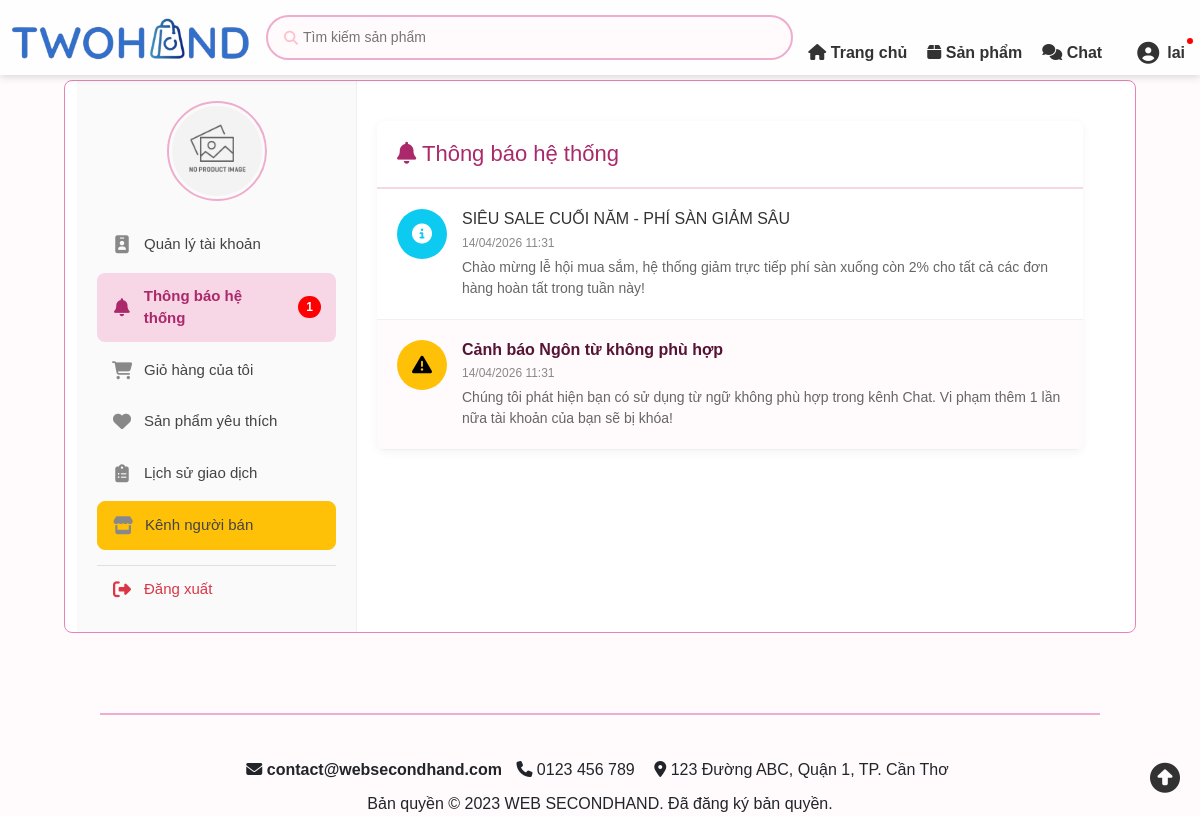
Screenshot of /controllers/thongBaoController.php (signed in) with the database file from the repository.
### tables this page shows
CREATE TABLE ThongBaoNguoiDung (
    Id INT AUTO_INCREMENT PRIMARY KEY,
    MaTB INT,
    IdNhan INT(10),
    DaXem BOOLEAN DEFAULT 0,
    NgayXem DATETIME,
    FOREIGN KEY (MaTB) REFERENCES ThongBao(MaTB) ON DELETE CASCADE,
    FOREIGN KEY (IdNhan) REFERENCES TaiKhoan(IdTaiKhoan) ON DELETE CASCADE
);

CREATE TABLE ThongBao (
    MaTB INT AUTO_INCREMENT PRIMARY KEY,
    TieuDe VARCHAR(255) NOT NULL,
    NoiDung TEXT,
    LoaiTB ENUM('HeThong', 'DonHang', 'KhuyenMai', 'ViPham', 'BaoCao') DEFAULT 'HeThong',
    NguoiGui INT(10) DEFAULT NULL, 
    NgayTao DATETIME DEFAULT CURRENT_TIMESTAMP,
    FOREIGN KEY (NguoiGui) REFERENCES TaiKhoan(IdTaiKhoan) ON DELETE SET NULL  
);

### controllers/thongBaoController.php (called while the page is built, shortened)
<?php
require_once __DIR__ . '/../includes/ketnoi.php';
require_once __DIR__ . '/../models/thongBaoModel.php';
$idTaiKhoan = $_SESSION['IdTaiKhoan'];
$thongBaoModel = new ThongBaoModel($conn);
$dsThongBao = $thongBaoModel->getThongBaoCuaToi($idTaiKhoan);
include_once __DIR__ . '/../views/thongBao.php';

### models/thongBaoModel.php (called while the page is built, shortened)
<?php
class ThongBaoModel
{
    private $conn;
    public function __construct($conn)
    {
        $this->conn = $conn;
    }
    public function getThongBaoCuaToi($idTaiKhoan)
    {
        $sql = "SELECT tb.*, tbn.DaXem, tbn.Id
                FROM ThongBao tb
                JOIN ThongBaoNguoiDung tbn ON tb.MaTB = tbn.MaTB
                WHERE tbn.IdNhan = ?
                ORDER BY tb.NgayTao DESC";
        $stmt = $this->conn->prepare($sql);
        $stmt->bind_param("i", $idTaiKhoan);
        $stmt->execute();
        return $stmt->get_result()->fetch_all(MYSQLI_ASSOC);
    }
    public function demThongBaoChuaDoc($idTaiKhoan)
    {
        $sql = "SELECT COUNT(*) as SoLuong FROM ThongBaoNguoiDung WHERE IdNhan = ? AND DaXem = 0";
        $stmt = $this->conn->prepare($sql);
        $stmt->bind_param("i", $idTaiKhoan);
        $stmt->execute();
        return $stmt->get_result()->fetch_assoc()['SoLuong'];
    }
}

### views/thongBao.php (the view, shortened to what this page needs)
<!DOCTYPE html>
<html lang="vi">
<head>
    <link href="https://cdn.jsdelivr.net/npm/bootstrap@5.3.2/dist/css/bootstrap.min.css" rel="stylesheet">
    <link rel="stylesheet" href="https://cdnjs.cloudflare.com/ajax/libs/font-awesome/6.4.0/css/all.min.css">
    <link href="../assets/css/header.css" rel="stylesheet">
    <link href="../assets/css/color.css" rel="stylesheet">
    <link href="../assets/css/thongTinTaiKhoan.css" rel="stylesheet">
    <link href="../assets/css/thongBao.css" rel="stylesheet">
</head>
<body>
    <?php include '../includes/header.php'; ?>
    <div class="giua-trang">
        <div class="container">
            <?php
            $soThongBaoMoi_Sidebar = 0;
            if (isset($_SESSION['IdTaiKhoan'])) {
                global $conn;
                if ($conn) {
                    $modelTB_Sidebar = new ThongBaoModel($conn);
                    $soThongBaoMoi_Sidebar = $modelTB_Sidebar->demThongBaoChuaDoc($_SESSION['IdTaiKhoan']);
                }
            }
            $current_page = basename($_SERVER['PHP_SELF']);
            ?>
            <div class="side">
                <div class="avatar-ten" style="text-align: center; margin-bottom: 20px;">
                    <div class="avatar" style="width: 100px; height: 100px; margin: 0 auto 10px; border-radius: 50%; border: 2px solid var(--bs-pink-200); padding: 3px; display: flex; justify-content: center; align-items: center;">
                        <img src="../<?php echo isset($_SESSION['Avatar']) && !empty($_SESSION['Avatar']) ? $_SESSION['Avatar'] : 'assets/images/placeholder.png'; ?>"
                            alt="Avatar" style="width: 100%; height: 100%; border-radius: 50%; object-fit: cover;">
                    </div>
                </div>
                <nav class="menu">
                    <ul>
                        <li>
                            <a href="../controllers/thongTinTaiKhoanController.php" class="<?= ($current_page == 'thongTinTaiKhoanController.php') ? 'active' : '' ?>">
                                <i class="fa-solid fa-id-badge"></i> Quản lý tài khoản
                            </a>
                        </li>
                        <li>
                            <a href="../controllers/thongBaoController.php" class="<?= ($current_page == 'thongBaoController.php') ? 'active' : '' ?>">
                                <i class="fa-solid fa-bell"></i> Thông báo hệ thống
                                <?php if ($soThongBaoMoi_Sidebar > 0): ?>
                                    <span class="menu-badge-count"><?= $soThongBaoMoi_Sidebar ?></span>
                                <?php endif; ?>
                            </a>
                        </li>
                        <li>
                            <a href="../controllers/gioHangController.php" class="<?= ($current_page == 'gioHangController.php') ? 'active' : '' ?>">
                                <i class="fa-solid fa-cart-shopping"></i> Giỏ hàng của tôi
                            </a>
                        </li>
                        <li>
                            <a href="../controllers/danhSachYeuThichController.php" class="<?= ($current_page == 'danhSachYeuThichController.php') ? 'active' : '' ?>">
                                <i class="fa-solid fa-heart"></i> Sản phẩm yêu thích
                            </a>
                        </li>
                        <li>
                            <a href="../controllers/lichSuDonHangController.php" class="<?= ($current_page == 'lichSuDonHangController.php') ? 'active' : '' ?>">
                                <i class="fa-solid fa-clipboard-list"></i> Lịch sử giao dịch
                            </a>
                        </li>
                        <li>
                            <?php
                            $trangThai = 'ChuaKichHoat';
                            if (isset($_SESSION['IdTaiKhoan']) && isset($conn)) {
                                $idUser_check = (int)$_SESSION['IdTaiKhoan'];
                                $sql_check = "SELECT TrangThaiBanHang FROM TaiKhoan WHERE IdTaiKhoan = $idUser_check";
                                $res_check = $conn->query($sql_check);
                                if ($res_check && $res_check->num_rows > 0) {
                                    $row_check = $res_check->fetch_assoc();
                                    $trangThai = $row_check['TrangThaiBanHang'];
                                }
                            }
                            if ($trangThai === 'DangHoatDong'):
                            ?>
                                <a href="../seller/controllers/sellerSanPhamController.php" class="btn btn-warning">
                                    <i class="fa-solid fa-store"></i> Kênh người bán
                                </a>
                            <?php else: ?>
                                <a href="kichHoatBanHangController.php" class="btn">
                                    <i class="fa-solid fa-rocket"></i> Kích hoạt chức năng bán hàng
                                </a>
                            <?php endif; ?>
                        </li>
                        <li>
                            <a href="../controllers/dangXuatController.php" class="logout-link">
                                <i class="fa-solid fa-right-from-bracket"></i> Đăng xuất
                            </a>
                        </li>
                    </ul>
                </nav>
            </div>
            <div class="content" style="flex: 1; padding-left: 20px; background: transparent; border: none;">
                <div class="thong-bao-container">
                    <div class="tb-header">
                        <h2><i class="fa-solid fa-bell"></i> Thông báo hệ thống</h2>
                    </div>
                    <div class="tb-list">
                        <?php if (empty($dsThongBao)): ?>
                            <div class="text-center py-5 text-muted">
                                <i class="fa-regular fa-bell-slash fa-3x mb-3"></i>
                                <p>Bạn chưa có thông báo nào.</p>
                            </div>
                        <?php else: ?>
                            <?php foreach ($dsThongBao as $tb):
                                $iconClass = 'fa-info-circle';
                                $bgClass = 'icon-hethong';
                                if ($tb['LoaiTB'] == 'KhuyenMai') {
                                    $iconClass = 'fa-tag';
                                    $bgClass = 'icon-khuyenmai';
                                } elseif ($tb['LoaiTB'] == 'ViPham') {
                                    $iconClass = 'fa-triangle-exclamation';
                                    $bgClass = 'icon-vipham';
                                } elseif ($tb['LoaiTB'] == 'BaoCao') {
                                    $iconClass = 'fa-gavel';
                                    $bgClass = 'icon-baocao';
                                }
                                $isUnread = ($tb['DaXem'] == 0) ? 'unread' : '';
                            ?>
                                <div class="tb-item <?= $isUnread ?>"
                                    id="item-tb-<?= $tb['MaTB'] ?>"
                                    onclick="moThongBao(<?= $tb['MaTB'] ?>, '<?= htmlspecialchars($tb['TieuDe'], ENT_QUOTES) ?>')">
                                    <div class="tb-icon <?= $bgClass ?>">
                                        <i class="fa-solid <?= $iconClass ?>"></i>
                                    </div>
                                    <div class="tb-content">
                                        <h4 class="tb-title"><?= htmlspecialchars($tb['TieuDe']) ?></h4>
                                        <div class="tb-date"><?= date('d/m/Y H:i', strtotime($tb['NgayTao'])) ?></div>
                                        <div class="tb-snippet"><?= strip_tags($tb['NoiDung']) ?></div>
                                    </div>
                                </div>
                            <?php endforeach; ?>
                        <?php endif; ?>
                    </div>
                </div>
            </div>
        </div>
    </div>
    <?php include '../includes/footer.php'; ?>
</body>
</html>

### assets/css/header.css (style rules this page uses)
html, body { overflow-x: clip !important; overflow-y: visible !important; }
.giua-trang { margin-top: 80px; margin-left: 64px; margin-right: 64px; }
body { font-family: Arial, sans-serif; background-color:var(--bs-pink-50); margin: 0; padding: 0; }

### assets/css/thongTinTaiKhoan.css (style rules this page uses)
* { box-sizing: border-box; margin: 0; padding: 0; }
.container { display: flex; max-width: 1200px; margin: 80px auto; border: 1px solid var(--bs-pink-300); background-color: #fff; border-radius: 8px; overflow: hidden; }
.side { width: 280px; background-color: #fafafa; border-right: 1px solid #eee; padding: 20px; }
.menu ul { list-style: none; padding: 0; margin: 0; display: flex; flex-direction: column; gap: 5px; }
.menu li { margin: 0; border: none; }
.menu li a { display: flex; align-items: center; gap: 12px; padding: 12px 15px; text-decoration: none; color: #444; font-size: 15px; font-weight: 500; border-radius: 8px; transition: all 0.3s ease; }
.menu li a i { width: 20px; text-align: center; font-size: 18px; color: #888; transition: all 0.3s ease; }
.menu li a.active { background-color: var(--bs-pink-100); color: var(--bs-pink-600); font-weight: 700; }
.menu li a.active i { color: var(--bs-pink-600); }
.menu li a.logout-link { color: #dc3545; border-top: 1px solid #e0e0e0; margin-top: 10px; border-radius: 0 0 8px 8px; }
.menu li a.logout-link i { color: #dc3545; }
.menu-badge-count { background-color: red; color: white; border-radius: 20px; padding: 2px 8px; font-size: 12px; font-weight: bold; margin-left: auto; }
.content { flex: 1; padding: 40px; }

### assets/css/thongBao.css (style rules this page uses)
.thong-bao-container { background: #fff; border-radius: 8px; box-shadow: 0 2px 10px rgba(0,0,0,0.05); overflow: hidden; }
.tb-header { padding: 20px; border-bottom: 2px solid var(--bs-pink-100); display: flex; justify-content: space-between; align-items: center; }
.tb-header h2 { margin: 0; font-size: 22px; color: var(--bs-pink-600); }
.tb-list { display: flex; flex-direction: column; }
.tb-item { display: flex; gap: 15px; padding: 20px; border-bottom: 1px solid #f0f0f0; cursor: pointer; transition: all 0.3s ease; }
.tb-item.unread { background-color: var(--bs-pink-50); }
.tb-item.unread .tb-title { font-weight: 800; color: var(--bs-pink-800); }
.tb-icon { width: 50px; height: 50px; border-radius: 50%; display: flex; align-items: center; justify-content: center; font-size: 20px; color: white; flex-shrink: 0; }
.icon-hethong { background-color: #0dcaf0; }
.icon-vipham { background-color: #ffc107; color: black !important; }
.tb-content { flex: 1; }
.tb-title { margin: 0 0 5px 0; font-size: 16px; color: #333; }
.tb-date { font-size: 12px; color: #888; }
.tb-snippet { font-size: 14px; color: #666; margin-top: 5px; display: -webkit-box; -webkit-line-clamp: 2; -webkit-box-orient: vertical; overflow: hidden; }

### rows the page displays
thongbaonguoidung: MaTB.TieuDe "SIÊU SALE CUỐI NĂM - PHÍ SÀN GIẢM SÂU", MaTB.NgayTao "14/04/2026 11:31", MaTB.NoiDung "Chào mừng lễ hội mua sắm, hệ thống giảm trực tiếp phí sàn xuống còn 2% cho tất cả các đơn hàng hoàn tất trong tuần này!"
thongbaonguoidung: MaTB.TieuDe "Cảnh báo Ngôn từ không phù hợp", MaTB.NgayTao "14/04/2026 11:31", MaTB.NoiDung "Chúng tôi phát hiện bạn có sử dụng từ ngữ không phù hợp trong kênh Chat. Vi phạm thêm 1 lần nữa tài khoản của bạn sẽ bị khóa!"

### other values shown
$_SESSION['TenTK'] "lai"
$soThongBaoMoi_Sidebar "1"
